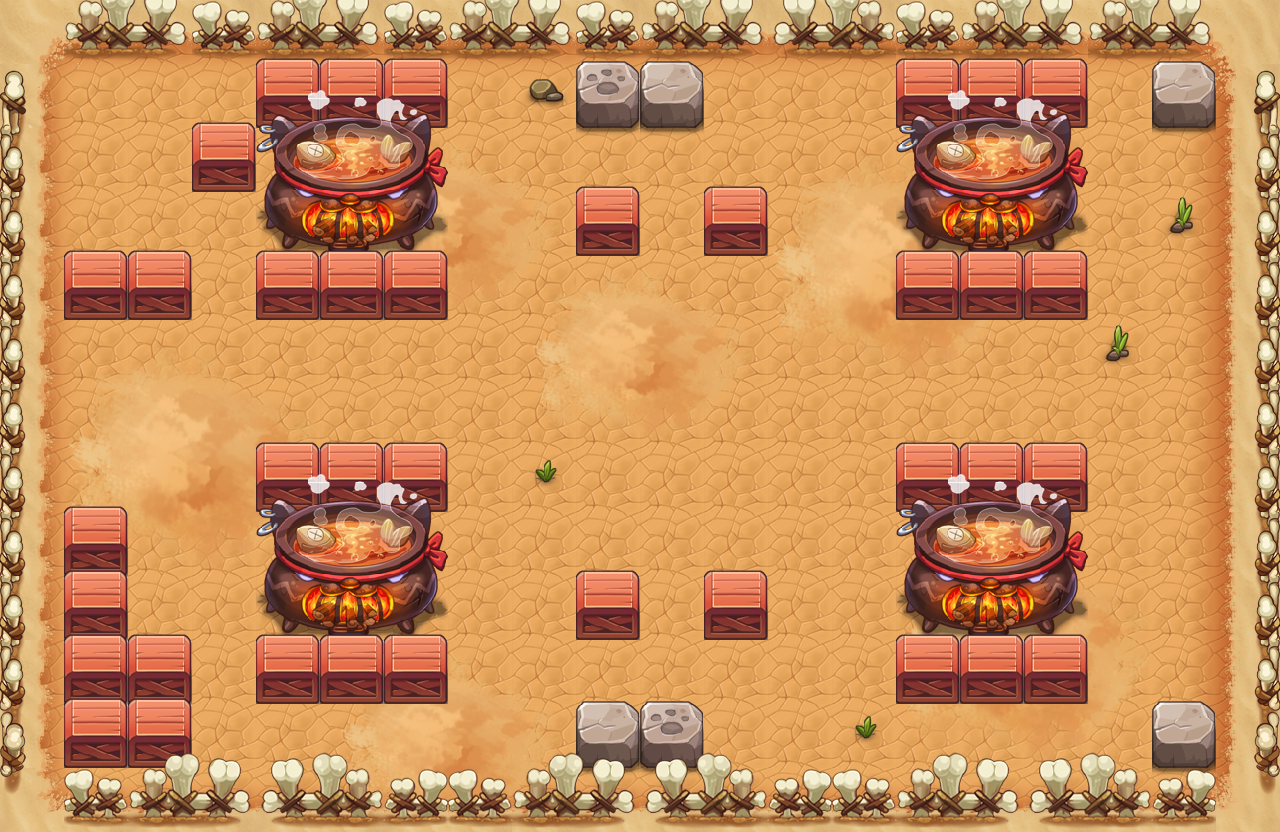

Rendered tile map (Tiled .tmx) drawn with the repository's tilesets; below, a short description and the map source with its tile grids summarised:
An orthogonal 20x13 tile map with 64x64 px tiles, 16 tile layers (PASS, 块层 2, 块层 15, 块层 4, ...) and 2 objects (PLAYER, BOSS).

<map version="1.0" orientation="orthogonal" width="20" height="13" tilewidth="64" tileheight="64">
 <properties>
  <property name="DESTRY1" value="255" />
  <property name="DESTRY2" value="314" />
  <property name="DESTRY_COUNT" value="2" />
  <property name="EXP" value="470" />
  <property name="ITEM" value="D012" />
  <property name="LOSE_SCRIPT" value="" />
  <property name="MONEY" value="705" />
  <property name="START_SCRIPT" value="lv40" />
  <property name="WIN_SCRIPT" value="Map40Plot2" />
 </properties>
 <tileset firstgid="1" name="hmpy" tilewidth="64" tileheight="64">
  <image source="hmpy-hd.png" width="1000" height="2048" />
 </tileset>
 <layer name="PASS" width="20" height="13">
  <data>[260 cells, 129 non-empty, 11 distinct tile ids]</data>
 </layer>
 <layer name="块层 2" width="20" height="13">
  <data>[260 cells, 260 non-empty, 25 distinct tile ids]</data>
 </layer>
 <layer name="块层 15" width="20" height="13">
  <data>[260 cells, 75 non-empty, 30 distinct tile ids]</data>
 </layer>
 <layer name="块层 4" width="20" height="13">
  <data>[260 cells, 62 non-empty, 22 distinct tile ids]</data>
 </layer>
 <layer name="块层 3" width="20" height="13">
  <data>[260 cells, 85 non-empty, 12 distinct tile ids]</data>
 </layer>
 <layer name="块层 16" width="20" height="13">
  <data>[260 cells, 0 non-empty, 0 distinct tile ids]</data>
 </layer>
 <layer name="SHELTER 11" width="20" height="13">
  <data>[260 cells, 14 non-empty, 3 distinct tile ids]</data>
 </layer>
 <layer name="SHELTER 10" width="20" height="13">
  <data>[260 cells, 5 non-empty, 3 distinct tile ids]</data>
 </layer>
 <layer name="SHELTER 9" width="20" height="13">
  <data>[260 cells, 8 non-empty, 1 distinct tile ids]</data>
 </layer>
 <layer name="SHELTER 8" width="20" height="13">
  <data>[260 cells, 3 non-empty, 1 distinct tile ids]</data>
 </layer>
 <layer name="SHELTER 7" width="20" height="13">
  <data>[260 cells, 7 non-empty, 4 distinct tile ids]</data>
 </layer>
 <layer name="SHELTER 6" width="20" height="13">
  <data>[260 cells, 6 non-empty, 1 distinct tile ids]</data>
 </layer>
 <layer name="SHELTER 3" width="20" height="13">
  <data>[260 cells, 8 non-empty, 1 distinct tile ids]</data>
 </layer>
 <layer name="SHELTER 2" width="20" height="13">
  <data>[260 cells, 2 non-empty, 1 distinct tile ids]</data>
 </layer>
 <layer name="SHELTER 1" width="20" height="13">
  <data>[260 cells, 7 non-empty, 4 distinct tile ids]</data>
 </layer>
 <layer name="SHELTER 0" width="20" height="13">
  <data>[260 cells, 9 non-empty, 3 distinct tile ids]</data>
 </layer>
 <objectgroup name="对象层 1" width="40" height="26">
  <object name="PLAYER" type="PLAYER" x="64" y="64" width="64" height="64" />
  <object name="BOSShmw" type="BOSS" x="640" y="384" width="64" height="64">
   <properties>
    <property name="lua_ai" value="monster_BOSShmw_ai" />
    <property name="quality" value="bosshmw.quality" />
   </properties>
  </object>
 </objectgroup>
</map>
